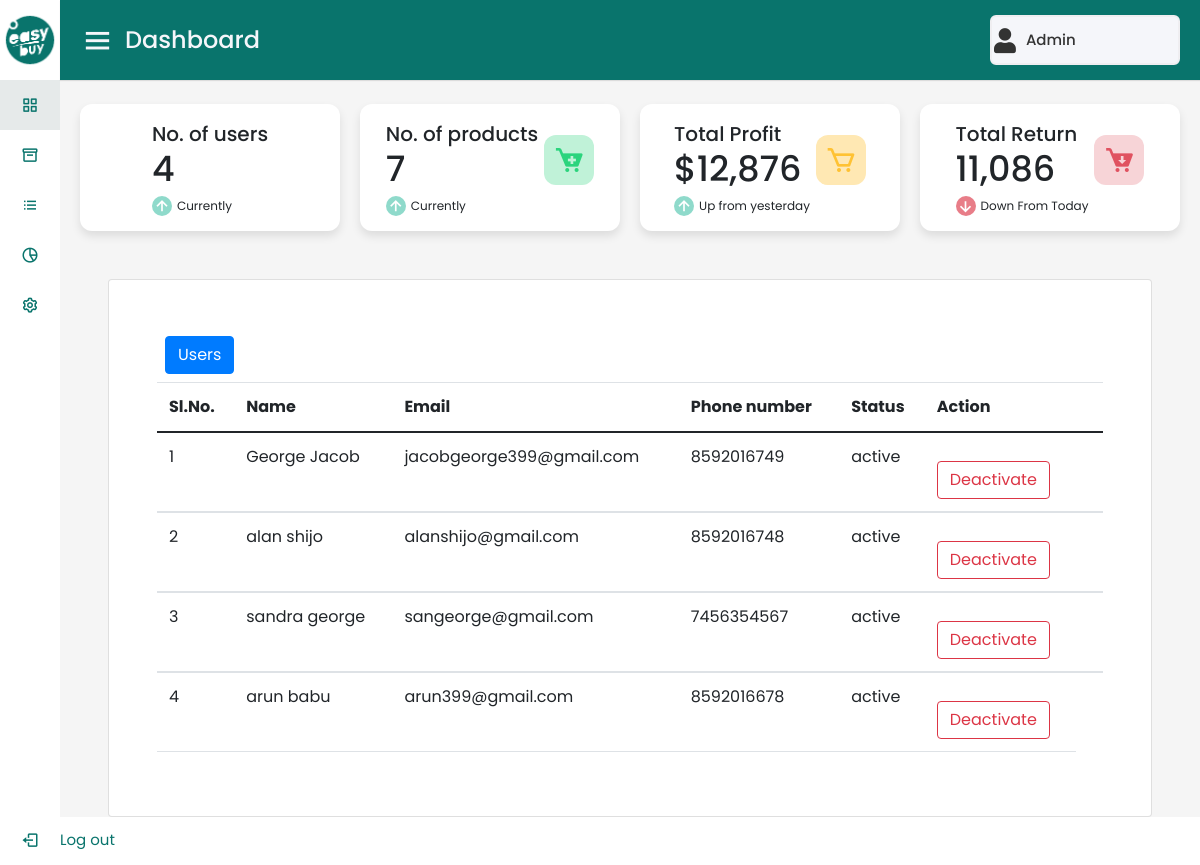
/code/admin/index.php (signed in), run on the app's committed database.
### tables this page shows
CREATE TABLE `tbl_usertype` (
  `type_id` int(11) NOT NULL,
  `type_name` varchar(30) NOT NULL
);

CREATE TABLE `tbl_users` (
  `user_id` int(11) NOT NULL,
  `user_fname` varchar(30) NOT NULL,
  `user_lname` varchar(30) NOT NULL,
  `user_phone` varchar(30) NOT NULL,
  `user_status` varchar(30) NOT NULL,
  `login_id` int(11) NOT NULL
);

### code/admin/index.php (the view, shortened to what this page needs)
<?php
include '../db_con.php';
?>
<!DOCTYPE html>
<html lang="en" dir="ltr">
<head>
  <link rel="stylesheet" href="style.css">
  <link href="https://cdn.jsdelivr.net/npm/bootstrap@5.0.2/dist/css/bootstrap.min.css" rel="stylesheet">
  <link rel="stylesheet" href="https://cdn.jsdelivr.net/npm/bootstrap@4.0.0/dist/css/bootstrap.min.css">
  <link href='https://unpkg.com/boxicons@2.0.7/css/boxicons.min.css' rel='stylesheet'>
  <link rel="stylesheet" href="https://cdnjs.cloudflare.com/ajax/libs/font-awesome/5.15.4/css/all.min.css">
</head>
<body>
  <div class="sidebar">
    <div class="logo-details">
      <img src="images/logo.png" class="logo" alt="" height="60px" width="60px"></a>
    </div>
    <ul class="nav-links start-0 m-0 p-0">
      <li>
        <a href="#" class="active">
          <i class='bx bx-grid-alt'></i>
          <span class="links_name">Dashboard</span>
        </a>
      </li>
      <li>
        <a href="category.php">
          <i class='bx bx-box'></i>
          <span class="links_name">category</span>
        </a>
      </li>
      <li>
        <a href="sub_cat.php">
          <i class='bx bx-list-ul'></i>
          <span class="links_name">Sub-Categories</span>
        </a>
      </li>
      <li>
        <a href="pro.php">
          <i class='bx bx-pie-chart-alt-2'></i>
          <span class="links_name">Products</span>
        </a>
      </li>
      <li>
        <a href="admin_changepass.php">
          <i class='bx bx-cog'></i>
          <span class="links_name">Change Password</span>
        </a>
      </li>
      <li class="log_out">
        <a href="../logout.php">
          <i class='bx bx-log-out'></i>
          <span class="links_name">Log out</span>
        </a>
      </li>
    </ul>
  </div>
  <section class="home-section">
    <nav>
      <div class="sidebar-button">
        <i class='bx bx-menu sidebarBtn'></i>
        <span class="dashboard">Dashboard</span>
      </div>
      <div class="profile-details">
        <i class="fas fa-user"></i>
        <span class="admin_name">Admin</span>
      </div>
    </nav>
    <div class="home-content">
      <div class="overview-boxes">
        <div class="box">
          <div class="right-side">
            <div class="box-topic">No. of users</div>
            <?php
            $query = "select count(*) as count_users from tbl_login where type_id='2'";
            $query_run = mysqli_query($conn, $query);
            $fetch = mysqli_fetch_array($query_run);
            ?>
            <div class="number"><?php echo $fetch['count_users']; ?></div>
            <div class="indicator">
              <i class='bx bx-up-arrow-alt'></i>
              <span class="text">Currently</span>
            </div>
          </div>
        </div>
        <div class="box">
          <div class="right-side">
            <?php
            $query1 = "select count(*) as count_prdcts from tbl_product where delete_status='1'";
            $query_run = mysqli_query($conn, $query1);
            $fetch1 = mysqli_fetch_array($query_run);
            ?>
            <div class="box-topic">No. of products</div>
            <div class="number"><?php echo $fetch1['count_prdcts']; ?></div>
            <div class="indicator">
              <i class='bx bx-up-arrow-alt'></i>
              <span class="text">Currently</span>
            </div>
          </div>
          <i class='bx bxs-cart-add cart two'></i>
        </div>
        <div class="box">
          <div class="right-side">
            <div class="box-topic">Total Profit</div>
            <div class="number">$12,876</div>
            <div class="indicator">
              <i class='bx bx-up-arrow-alt'></i>
              <span class="text">Up from yesterday</span>
            </div>
          </div>
          <i class='bx bx-cart cart three'></i>
        </div>
        <div class="box">
          <div class="right-side">
            <div class="box-topic">Total Return</div>
            <div class="number">11,086</div>
            <div class="indicator">
              <i class='bx bx-down-arrow-alt down'></i>
              <span class="text">Down From Today</span>
            </div>
          </div>
          <i class='bx bxs-cart-download cart four'></i>
        </div>
      </div>
      <div class="card w-auto m-5 p-5">
        <div>
          <div class="btn btn-primary m-2">Users</div>
          <?php
          $user_check = "SELECT `type_id` FROM `tbl_usertype` WHERE `type_name` = 'user'";
          $user_check_rslt = mysqli_query($conn, $user_check);
          while ($row = mysqli_fetch_array($user_check_rslt)) {
            $type = $row['type_id'];
            $users = "SELECT * FROM `tbl_users` as a, `tbl_login` as b WHERE a.login_id=b.login_id and b.type_id='$type'";
            $users_run = mysqli_query($conn, $users);
            $i = 1;
          ?>
            <table class="table">
              <thead>
                <tr>
                  <th scope="col">Sl.No.</th>
                  <th scope="col">Name</th>
                  <th scope="col">Email</th>
                  <th scope="col">Phone number</th>
                  <th scope="col">Status</th>
                  <th scope="col">Action</th>
                  <th></th>
                </tr>
              </thead>
              <?php while ($data = mysqli_fetch_array($users_run)) { ?>
                <tbody>
                  <tr class="item m-5">
                    <td scope="row" data-label="Sl.No."><?php echo $i; ?></td>
                    <td data-label="Name"><?php echo $data['user_fname'] . " " . $data['user_lname']; ?></td>
                    <td data-label="Email"><?php echo $data['email']; ?></td>
                    <td data-label="Phone number"><?php echo $data['user_phone']; ?></td>
                    <td data-label="Status"><?php echo $data['user_status']; ?></td>
                    <td data-label="Action">
                      <?php
                      if ($data['user_status'] == "active") {
                      ?><a class="btn btn-outline-danger" href="deactivate.php?deactid=<?php echo $data["user_id"]; ?>">Deactivate</a>
                      <?php
                      } else { ?>
                        <a class="btn btn-outline-success" href="activate.php?actid=<?php echo $data["user_id"]; ?>">Activate</a>
                      <?php
                      }
                      ?>
                    </td>
                  </tr> <?php
                        $i++;
                      }
                    }
                        ?>
                </tbody>
            </table>
        </div>
  </section>
</body>
</html>

### code/admin/style.css (style rules this page uses)
* { margin: 100; padding: 0; box-sizing: border-box; font-family: "Poppins", sans-serif; }
.btn { margin-top: 1rem; display: inline-block; padding: 0.1rem 0.2rem; border-radius: 0.5rem; color: #fff; background: #09746c; font-size: 1.7rem; cursor: pointer; font-weight: 300; }
.sidebar { position: fixed; height: 100%; width: 240px; background: #ffffff; transition: all 0.5s ease; }
.sidebar .logo-details { height: 80px; display: flex; align-items: center; }
.sidebar .nav-links { margin-top: 10px; }
.sidebar .nav-links li { position: relative; list-style: none; height: 50px; }
.sidebar .nav-links li a { height: 100%; width: 100%; display: flex; align-items: center; text-decoration: none; transition: all 0.4s ease; }
.sidebar .nav-links li a.active { background: #e6eaea; }
.sidebar .nav-links li i { min-width: 60px; text-align: center; font-size: 18px; color: #09746c; }
.sidebar .nav-links li a .links_name { color: #09746c; font-size: 15px; font-weight: 400; white-space: nowrap; }
.sidebar .nav-links .log_out { position: absolute; bottom: 0; width: 100%; }
.home-section { position: relative; background: #f5f5f5; min-height: 100vh; width: calc(100% - 240px); left: 240px; transition: all 0.5s ease; }
.home-section nav { display: flex; justify-content: space-between; height: 80px; background: #09746c; display: flex; align-items: center; position: fixed; width: calc(100% - 240px); left: 240px; z-index: 100; padding: 0 20px; box-shadow: 0 1px 1px rgba(0, 0, 0, 0.1); transition: all 0.5s ease; }
.home-section nav .sidebar-button { display: flex; align-items: center; font-size: 24px; font-weight: 500; color: #f5f6fa; }
nav .sidebar-button i { font-size: 35px; margin-right: 10px; }
.home-section nav .profile-details { display: flex; align-items: center; background: #f5f6fa; border: 2px solid #efeef1; border-radius: 6px; height: 50px; min-width: 190px; padding: 0 15px 0 2px; }
nav .profile-details .admin_name { font-size: 15px; font-weight: 500; color: #333; margin: 0 10px; white-space: nowrap; }
nav .profile-details i { font-size: 25px; color: #333; }
.home-section .home-content { position: relative; padding-top: 104px; }
.home-content .overview-boxes { display: flex; align-items: center; justify-content: space-between; flex-wrap: wrap; padding: 0 20px; margin-bottom: 26px; }
.overview-boxes .box { display: flex; align-items: center; justify-content: center; width: calc(100% / 4 - 15px); background: #fff; padding: 15px 14px; border-radius: 12px; box-shadow: 0 5px 10px rgba(0, 0, 0, 0.1); }
.overview-boxes .box-topic { font-size: 20px; font-weight: 500; }
.home-content .box .number { display: inline-block; font-size: 35px; margin-top: -6px; font-weight: 500; }
.home-content .box .indicator { display: flex; align-items: center; }
.home-content .box .indicator i { height: 20px; width: 20px; background: #8fdacb; line-height: 20px; text-align: center; border-radius: 50%; color: #fff; font-size: 20px; margin-right: 5px; }
.box .indicator i.down { background: #e87d88; }
.home-content .box .indicator .text { font-size: 12px; }
.home-content .box .cart { display: inline-block; font-size: 32px; height: 50px; width: 50px; background: #cce5ff; line-height: 50px; text-align: center; color: #66b0ff; border-radius: 12px; margin: -15px 0 0 6px; }
.home-content .box .cart.two { color: #2bd47d; background: #c0f2d8; }
.home-content .box .cart.three { color: #ffc233; background: #ffe8b3; }
.home-content .box .cart.four { color: #e05260; background: #f7d4d7; }
@media (max-width: 1240px) { .sidebar { width: 60px; } }
@media (max-width: 1240px) { .home-section { width: calc(100% - 60px); left: 60px; } }
@media (max-width: 1240px) { .home-section nav { width: calc(100% - 60px); left: 60px; } }

### data on the page
tbl_users: user_fname "George", user_lname "Jacob", login.email "jacobgeorge399@gmail.com", user_phone "8592016749", user_status "active"
tbl_users: user_fname "alan", user_lname "shijo", login.email "alanshijo@gmail.com", user_phone "8592016748", user_status "active"
tbl_users: user_fname "sandra", user_lname "george", login.email "sangeorge@gmail.com", user_phone "7456354567", user_status "active"
tbl_users: user_fname "arun", user_lname "babu", login.email "arun399@gmail.com", user_phone "8592016678", user_status "active"

### other printed values
$fetch['count_users'] "4"
$fetch1['count_prdcts'] "7"
